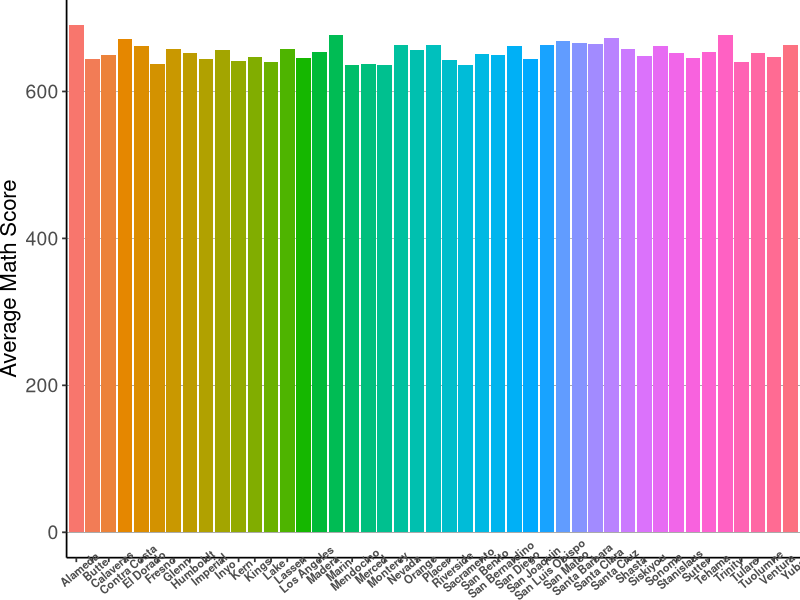
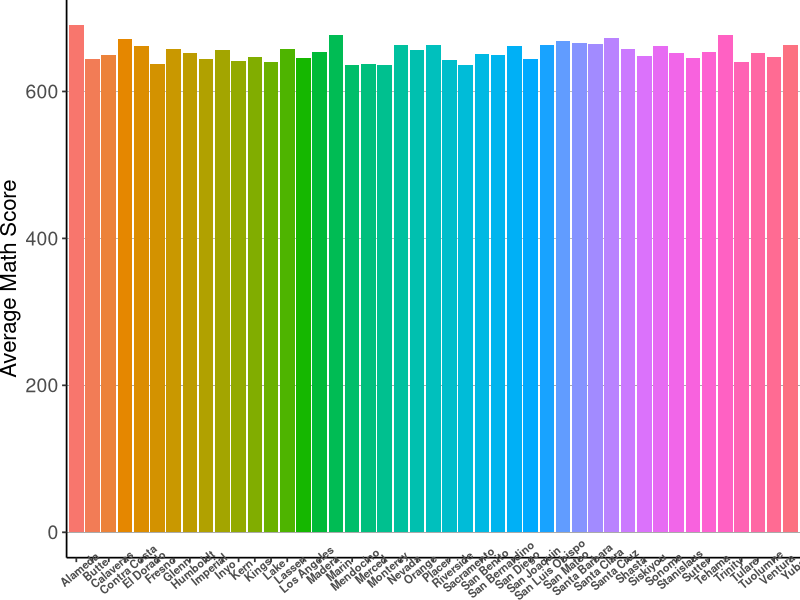

Generate these figures, in order, with R:
# Data From AER: Applied Econometrics with R (Version 1.2-7)
# https://CRAN.R-project.org/package=AER

# this file explains basic data management
# some examples come from Stock & Watson Ch.6

# install.packages("AER")
# install.packages("skimr")

setwd("~/documents/GitHub/gis-data/R_Econometrics")

library(AER)
library(skimr)
library(tidyverse)

data(CASchools)   

# see what data look like
head(CASchools)

# student teacher ratio
CASchools$STR <- CASchools$students / CASchools$teachers       

# average test score
CASchools$score <- (CASchools$read + CASchools$math)/2



# --------------------------------------------
# there are several ways to show summary statistics
# summarize by default, corresponding to sum in Stata
# but hard to see in detail
summary(CASchools)

# see the dimension of the data
dim(CASchools)

# much better than summary()
skim(CASchools) 
skim(CASchools) %>% summary()

# select the variables of income, read, math
# similar to "sum income read math" in Stata
skim(CASchools, income, read, math)

CASchools %>% dplyr::group_by(grades) %>% skim()

# show each test score by each grade
CASchools %>%
  dplyr::group_by(grades) %>%
  dplyr::summarise(average_read = mean(read), 
            average_math = mean(math),
            average_score = mean(score),
            observation = dplyr::n())





# --------------------------------------------
# let's try to plot bar graph

# same as collapse in Stata
cas.county <- CASchools %>%
  dplyr::group_by(county) %>%
  dplyr::summarise(Math = mean(math))


g1 <- ggplot(cas.county, aes(x = county, 
                             y = Math, 
                             fill = county)) 
g1 <- g1 + geom_bar(stat = "identity") +
  ylab("Average Math Score")
g1 <- g1 + theme_classic(base_size=13) 
g1 <- g1 + theme(axis.title.x = element_blank(),
                 axis.title = element_text(size=16),
                 axis.text.x = element_text(angle = 40, 
                                            size = 8,
                                            face = "bold"),
                 axis.text.y = element_text(size = 14),
                 plot.margin = unit(c(0, 0, -8, 0), "mm"), 
                 # remove the vertical grid lines
                 panel.grid.major.x = element_blank() ,
                 # explicitly set the horizontal lines (or they will disappear too)
                 panel.grid.major.y = element_line(size=.1, color="black"), 
                 legend.position = "none")
plot(g1)
ggsave("math_score.pdf", plot = g1, width = 10, height = 5)
